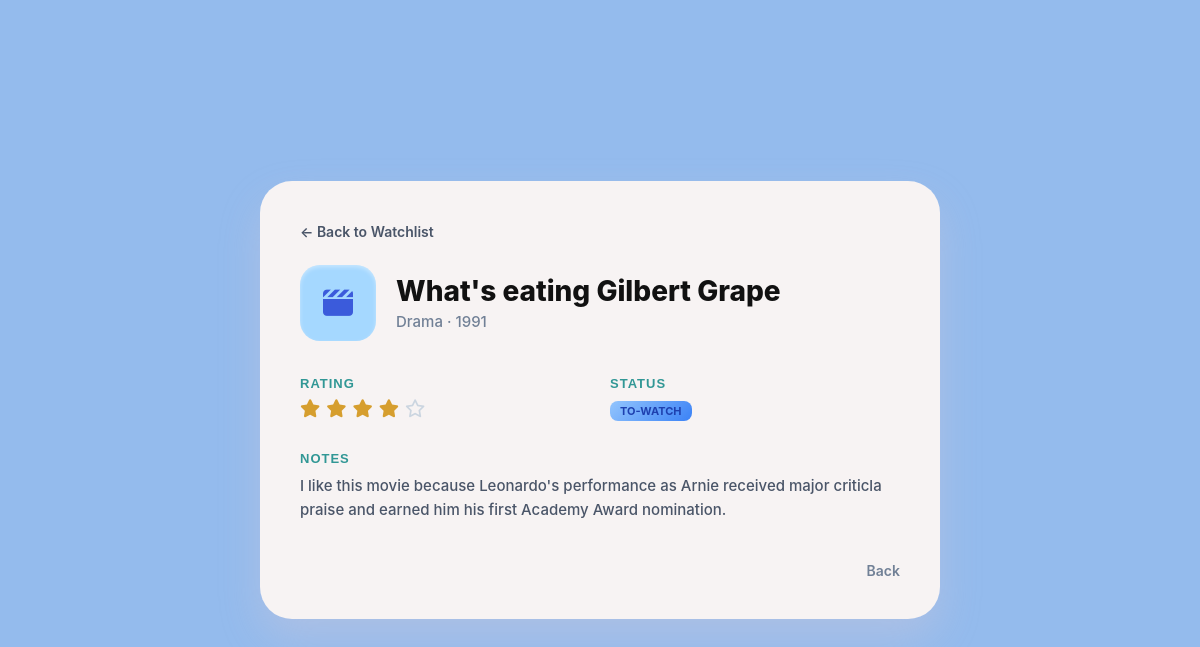
/movies/12, run on the app's committed database.
### tables this page shows
CREATE TABLE movies (
            id INTEGER PRIMARY KEY AUTOINCREMENT,
            title TEXT NOT NULL,
            genre TEXT,
            release_year INTEGER,
            rating INTEGER,
            status TEXT NOT NULL,
            notes TEXT
        );

### endpoint/movies.py (the view)
@movies_bp.route('/movies/<int:movie_id>', methods=['GET'])
def view_movie(movie_id):
    movie = get_movies_by_id_service(movie_id)
    return render_template('view.html', movie=movie)

### business_logic/movie_service.py (called while the page is built)
def get_movies_by_id_service(movie_id):
    conn = get_db_connection()
    row = conn.execute('SELECT * FROM movies WHERE id = ?', (movie_id,)).fetchone()
    conn.close()
    return Movie.from_row(row) if row else None

### data_access/movie_repository.py (called while the page is built)
def get_db_connection():
    conn = sqlite3.connect(DATABASE)
    conn.row_factory = sqlite3.Row
    return conn

### models/movie.py (called while the page is built)
    def get_stars_html(self):
        html = ""
        for i in range(1, 6):
            if i <= self.rating:
                html += '<i class="fa-solid fa-star active-star"></i>'
            else:
                html += '<i class="fa-regular fa-star inactive-star"></i>'
        return html

    def get_status_class(self):
        return f"status-{self.status.lower().replace(' ', '-')}"

    @classmethod
    def from_row(cls, row):
        if not row:
            return None
        data = dict(row)
        return cls(
            id=data.get('id'),
            title=data.get('title'),
            genre=data.get('genre'),
            release_year=data.get('release_year'),
            rating=data.get('rating'),
            status=data.get('status'),
            notes=data.get('notes')
        )

### templates/view.html (shortened to what this page needs)
<!DOCTYPE html>
<html lang="en">
<head>
    <link rel="stylesheet" href="https://cdnjs.cloudflare.com/ajax/libs/font-awesome/6.4.0/css/all.min.css">
    <link rel="stylesheet" href="{{ url_for('static', filename='css/style.css') }}">
</head>
<body class="bg-dark">
    <div class="page-container">
        <div class="movie-card">
            <div class="top-nav">
                <a href="{{ url_for('movies.index') }}" class="back-to-watchlist">
                    ← Back to Watchlist
                </a>
            </div>
            <div class="card-header">
                <div class="movie-icon-box">
                    <i class="fa-solid fa-clapperboard"></i>
                </div>
                <div class="movie-title-section">
                    <h1 class="movie-title">{{ movie.title }}</h1>
                    <p class="movie-meta">{{ movie.genre }} · {{ movie.year }}</p>
                </div>
            </div>
            <div class="details-grid">
                <div class="grid-item">
                    <h2 class="section-label">RATING</h2>
                    <div class="rating-stars">
                        {{ movie.get_stars_html() | safe }}
                    </div>
                </div>
                <div class="grid-item">
                    <h2 class="section-label">STATUS</h2>
                    <div class="status-value">
                        <span class="status-badge {{ movie.get_status_class() }}">{{ movie.status }}</span>
                    </div>
                </div>
            </div>
            <div class="notes-container">
                <h2 class="section-label">NOTES</h2>
                <p class="notes-text">
                    {{ movie.notes }}
                </p>
            </div>
            <div class="card-footer">
                <a href="{{ url_for('movies.index') }}" class="bottom-back-btn">
                     Back
                </a>
            </div>
        </div>
    </div>
</body>
</html>

### static/css/style.css (style rules this page uses)
h2 { margin-bottom: 25px; color: #333; font-family: sans-serif; }
.rating-stars { color: #f39c12; font-size: 1.2rem; letter-spacing: 2px; }
* { margin: 0; padding: 0; box-sizing: border-box; font-family: -apple-system, BlinkMacSystemFont, "Segoe UI", Roboto, "Helvetica Neue", Arial, sans-serif; }
body.bg-dark { background-color: #94bbed; min-height: 100vh; display: flex; justify-content: center; align-items: center; }
.page-container { width: 100%; max-width: 1200px; padding: 20px; display: flex; justify-content: center; align-items: center; }
.movie-card { background-color: #f7f3f3; width: 100%; max-width: 680px; border-radius: 32px; padding: 40px; box-shadow: 0 20px 40px rgba(243, 206, 206, 0.25); position: relative; }
.top-nav { margin-bottom: 24px; }
.back-to-watchlist { color: #4a5568; text-decoration: none; font-size: 14px; font-weight: 600; transition: color 0.2s ease; }
.card-header { display: flex; align-items: center; gap: 20px; margin-bottom: 35px; }
.movie-icon-box { width: 76px; height: 76px; background-color: #a5d8ff; border-radius: 20px; display: flex; justify-content: center; align-items: center; box-shadow: inset 0 2px 4px rgba(255, 255, 255, 0.4); }
.movie-icon-box i { font-size: 30px; color: #3b5bdb; }
.movie-title-section { flex: 1; }
.movie-title { font-size: 28px; font-weight: 800; color: #111; line-height: 1.2; }
.movie-meta { font-size: 15px; color: #718096; margin-top: 4px; font-weight: 500; }
.details-grid { display: grid; grid-template-columns: 1fr 1fr; gap: 20px; margin-bottom: 30px; }
.section-label { font-size: 13px; font-weight: 700; color: #319795; letter-spacing: 1px; margin-bottom: 8px; }
.rating-stars { display: flex; gap: 4px; }
.active-star { color: #d69e2e; font-size: 18px; }
.inactive-star { color: #cbd5e0; font-size: 18px; }
.status-value { font-size: 16px; font-weight: 700; color: #0d9488; }
.notes-container { margin-bottom: 40px; }
.notes-text { font-size: 15px; color: #4a5568; line-height: 1.6; font-weight: 500; }
.card-footer { display: flex; justify-content: flex-end; }
.bottom-back-btn { color: #718096; text-decoration: none; font-size: 14px; font-weight: 600; transition: color 0.2s ease; }
* { margin: 0; padding: 0; box-sizing: border-box; font-family: -apple-system, BlinkMacSystemFont, "Segoe UI", Roboto, Helvetica, Arial, sans-serif; }
.status-to-watch { background: linear-gradient(135deg, #93c5fd, #3b82f6); }
.status-badge { font-size: 11px; font-weight: 700; padding: 3px 10px; border-radius: 8px; text-transform: uppercase; display: inline-block; }
.status-badge.status-to-watch { background-color: #eff6ff; color: #1e40af; }

### data on the page
movies: title "What's eating Gilbert Grape", genre "Drama", year "1991", status "TO-WATCH", notes "I like this movie because Leonardo's performance as Arnie received major criticla praise and earned him his first Academy Award nomination."
